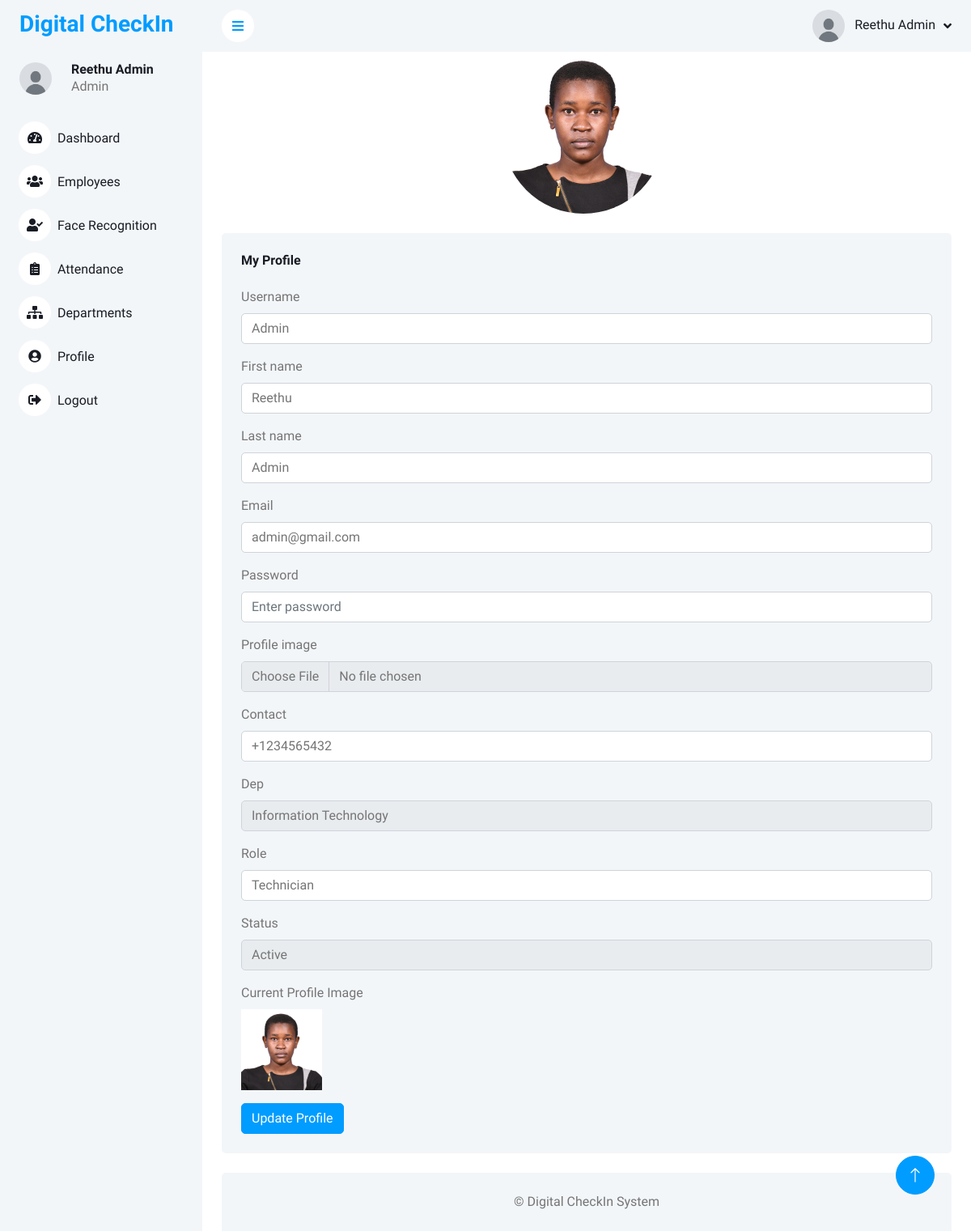
Screenshot of /admin-profile/ (signed in) with the database file from the repository.
### App/models.py (models this page shows, shortened)
class Employee(models.Model):
    employee_id = models.AutoField(primary_key=True)
    user = models.OneToOneField(User, on_delete=models.CASCADE)
    dep = models.ForeignKey(Department, on_delete=models.SET_NULL, null=True)
    role = models.CharField(max_length=50)
    status = models.CharField(max_length=20, choices=[("Active", "Active"), ("Inactive", "Inactive")])
    face_encoding = models.BinaryField(blank=True, null=True)

class Profile(models.Model):
    user = models.OneToOneField(User, on_delete=models.CASCADE)
    profile_image = models.ImageField(upload_to='profile_images/', blank=True, null=True)
    contact = models.CharField(max_length=15, blank=True, null=True)

class Department(models.Model):
    dep_id = models.AutoField(primary_key=True)
    name = models.CharField(max_length=100, unique=True)
    def __str__(self):
        return self.name

### App/views.py (the view)
# urls.py: path('admin-profile/', views.admin_profile, name='admin-profile'),
@user_passes_test(lambda user: user.is_superuser, login_url='login')
def admin_profile(request):
    user = request.user
    employee, created = Employee.objects.get_or_create(user=user)
    profile, created = Profile.objects.get_or_create(user=user)
    title = "My Profile"
    if request.method == "POST":
        form = EmployeeForm(request.POST, request.FILES, instance=employee)
        if form.is_valid():
            user.username = form.cleaned_data['username']
            user.first_name = form.cleaned_data['first_name']
            user.last_name = form.cleaned_data['last_name']
            user.email = form.cleaned_data['email']
            user.save()
            profile.contact = form.cleaned_data['contact']
            if 'profile_image' in request.FILES:
                profile.profile_image = request.FILES['profile_image']  # Save new profile image
            profile.save()
            employee = form.save(commit=False)
            employee.user = user  # Ensure correct user assignment
            employee.save()
            messages.success(request, "Profile updated successfully!")
            return redirect('admin-profile')  # Redirect back to the profile page
        else:
            messages.error(request, "Please correct the errors below.")  # Show form errors
    else:
        form = EmployeeForm(instance=employee, initial={
            'username': user.username,
            'first_name': user.first_name,
            'last_name': user.last_name,
            'email': user.email,
            'contact': profile.contact,
        })
    return render(request, 'admin/profile.html', {'form': form, 'employee': employee, 'title': title})

### templates/admin/profile.html (shortened to what this page needs)
{% extends "admin/sidebar.html" %}
{% block content %}
{% load static %}
<center>
    <img class="rounded-circle me-lg-2"
         src="{% if employee.user.profile.profile_image %}{{ employee.user.profile.profile_image.url }}{% else %}{% static 'img/user.jpg' %}{% endif %}"
         alt="Profile Image"
         style="width: 200px; height: 200px;">
</center>
<div class="container-fluid pt-4 px-4">
    <div class="row g-4 justify-content-center">
        <div class="col-sm-12 col-xl-12">
            <div class="bg-light rounded h-100 p-4">
                <h6 class="mb-4">{{ title }}</h6>
                <form method="POST" enctype="multipart/form-data">
                    {% for field in form %}
                        <div class="mb-3">
                            <label for="{{ field.id_for_label }}" class="form-label">{{ field.label }}</label>
                            {{ field }}
                        </div>
                    {% endfor %}
                    {% if employee.user.profile.profile_image %}
                        <div class="mb-3">
                            <label class="form-label">Current Profile Image</label><br>
                            <img src="{{ employee.user.profile.profile_image.url }}" alt="Profile Image" width="100" height="100">
                        </div>
                    {% endif %}
                    <button type="submit" class="btn btn-primary">Update Profile</button>
                </form>
            </div>
        </div>
    </div>
</div>
{% endblock content %}

### templates/admin/sidebar.html (shortened to what this page needs)
{% load static %}
{% load i18n %}
<!DOCTYPE html>
<html lang="en">
<head>
    <link href="https://cdnjs.cloudflare.com/ajax/libs/font-awesome/5.10.0/css/all.min.css" rel="stylesheet">
    <link href="https://cdn.jsdelivr.net/npm/bootstrap-icons@1.4.1/font/bootstrap-icons.css" rel="stylesheet">
    <link href="{% static 'css/bootstrap.min.css' %}" rel="stylesheet">
    <link href="{% static 'css/style.css' %}" rel="stylesheet">
    <link href="{% static 'lib/owlcarousel/assets/owl.carousel.min.css' %}" rel="stylesheet">
    <link href="{% static 'lib/tempusdominus/css/tempusdominus-bootstrap-4.min.css' %}" rel="stylesheet">
</head>
<body>
<div class="sidebar pe-4 pb-3">
    <nav class="navbar bg-light navbar-light">
        <a href="/" class="navbar-brand mx-4 mb-3">
            <h3 class="text-primary">Digital CheckIn</h3>
        </a>
        <div class="d-flex align-items-center ms-4 mb-4">
            <div class="position-relative">
                <img class="rounded-circle me-lg-2" src="{% static 'img/User.jpg' %}" style="width: 40px; height: 40px;">
            </div>
            <div class="ms-3">
                <h6 class="mb-0">{{ user.first_name }} {{ user.last_name }}</h6>
                <span>Admin</span>
            </div>
        </div>
        <div class="navbar-nav w-100">
            <a href="/admin-dashboard" class="nav-item nav-link"><i class="fa fa-tachometer-alt me-2"></i>Dashboard</a>
            <a href="/employees" class="nav-item nav-link"><i class="fa fa-users me-2"></i>Employees</a>
            <a href="/face-recognition/" class="nav-item nav-link"><i class="fa fa-user-check me-2"></i>Face Recognition</a>
            <a href="/admin-attendance/" class="nav-item nav-link"><i class="fa fa-clipboard-list me-2"></i>Attendance</a>
            <a href="/departments" class="nav-item nav-link"><i class="fa fa-sitemap me-2"></i>Departments</a>
            <a href="/admin-profile/" class="nav-item nav-link"><i class="fa fa-user-circle me-2"></i>Profile</a>
            <a href="/logout" class="nav-item nav-link"><i class="fa fa-sign-out-alt me-2"></i>Logout</a>
        </div>
    </nav>
</div>
<div class="content">
    <nav class="navbar navbar-expand bg-light navbar-light sticky-top px-4 py-0">
        <a href="#" class="sidebar-toggler flex-shrink-0"><i class="fa fa-bars"></i></a>
        <div class="navbar-nav align-items-center ms-auto">
            <div class="nav-item dropdown">
                <a href="#" class="nav-link dropdown-toggle" data-bs-toggle="dropdown">
                    <img class="rounded-circle me-lg-2" src="{% static 'img/User.jpg' %}" style="width: 40px; height: 40px;">
                    <span class="d-none d-lg-inline-flex">{{ user.first_name }} {{ user.last_name }}</span>
                </a>
            </div>
        </div>
    </nav>
    {% block content %}{% endblock content %}
    <div class="container-fluid pt-4 px-4">
        <div class="bg-light rounded-top p-4 text-center">&copy; Digital CheckIn System</div>
    </div>
</div>
<a href="#" class="btn btn-lg btn-primary btn-lg-square back-to-top"><i class="bi bi-arrow-up"></i></a>
</body>
</html>

### static/css/style.css (style rules this page uses)
:root { --primary: #009CFF; --light: #F3F6F9; --dark: #191C24; }
.back-to-top { position: fixed; display: none; right: 45px; bottom: 45px; z-index: 99; }
.btn { transition: .5s; }
.btn.btn-primary { color: #FFFFFF; }
.btn-lg-square { width: 48px; height: 48px; }
.btn-square, .btn-sm-square, .btn-lg-square { padding: 0; display: inline-flex; align-items: center; justify-content: center; font-weight: normal; border-radius: 50px; }
.sidebar { position: fixed; top: 0; left: 0; bottom: 0; width: 250px; height: 100vh; overflow-y: auto; background: var(--light); transition: 0.5s; z-index: 999; }
.content { margin-left: 250px; min-height: 100vh; background: #FFFFFF; transition: 0.5s; }
@media (min-width: 992px) { .sidebar { margin-left: 0; } }
@media (min-width: 992px) { .content { width: calc(100% - 250px); } }
.sidebar .navbar .navbar-nav .nav-link { padding: 7px 20px; color: var(--dark); font-weight: 500; border-left: 3px solid var(--light); border-radius: 0 30px 30px 0; outline: none; }
.sidebar .navbar .navbar-nav .nav-link i { width: 40px; height: 40px; display: inline-flex; align-items: center; justify-content: center; background: #FFFFFF; border-radius: 40px; }
.content .navbar .navbar-nav .nav-link { margin-left: 25px; padding: 12px 0; color: var(--dark); outline: none; }
.content .navbar .sidebar-toggler, .content .navbar .navbar-nav .nav-link i { width: 40px; height: 40px; display: inline-flex; align-items: center; justify-content: center; background: #FFFFFF; border-radius: 40px; }
.content .navbar .dropdown-toggle::after { margin-left: 6px; vertical-align: middle; border: none; content: "\f107"; font-family: "Font Awesome 5 Free"; font-weight: 900; transition: .5s; }

### rows the page displays
Employee: user.profile_image (picture), form "Technician" "Active", user.profile.profile_image (picture)
Profile: form "+1234565432"
Department: form "Information Technology"

### other values shown
{{ user.first_name }} "Reethu"
{{ user.last_name }} "Admin"
{{ title }} "My Profile"
{{ field.label }} "Username" "First name" "Last name" "Email" "Password" "Profile image" "Contact" "Dep" "Role" "Status"
